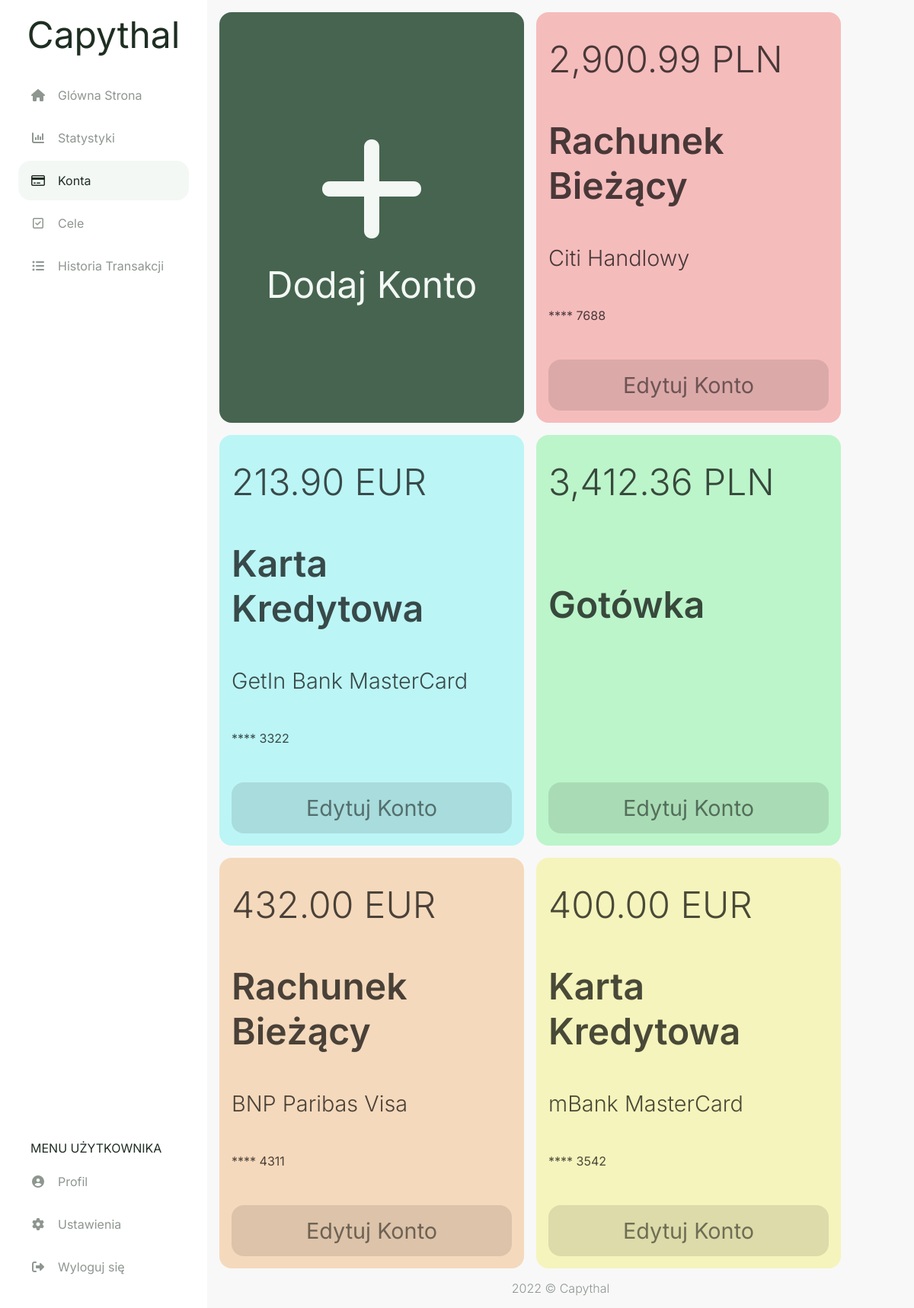
Page /accounts (signed in) on the committed database.
### capythal/models.py (models this page shows, shortened)
class account(db.Model):
    id = db.Column(db.Integer, primary_key=True)
    user_id = db.Column(db.Integer, db.ForeignKey('user.id'), nullable=False)
    currency_id = db.Column(db.Integer, db.ForeignKey('currency.id'), nullable=False)
    card_id = db.Column(db.Integer, db.ForeignKey('card.id'))
    acc_type_id = db.Column(db.Integer, db.ForeignKey('acc_type.id'), nullable=False)
    style_id = db.Column(db.Integer, db.ForeignKey('style.id'), nullable=False)
    amount = db.Column(db.Float(20,2), default = 0)
    card_number = db.Column(db.String(4))
    fin_inst = db.Column(db.String(20))
    transaction = db.relationship("transaction", backref="account", lazy=True)
    settings = db.relationship("settings", back_populates="account", uselist=False)
    goal = db.relationship("goal", backref="account", lazy=True)

class currency(db.Model):
    id = db.Column(db.Integer, primary_key=True)
    name = db.Column(db.String(20), nullable=False)
    account = db.relationship("account", backref="currency", lazy=True)
    settings = db.relationship("settings", backref="currency", lazy=True)

class acc_type(db.Model):
    id = db.Column(db.Integer, primary_key=True)
    name = db.Column(db.String(20), nullable=False)
    account = db.relationship("account", backref="acc_type", lazy=True)

class card(db.Model):
    id = db.Column(db.Integer, primary_key=True)
    name = db.Column(db.String(20), nullable=False)
    account = db.relationship("account", backref="card", lazy=True)

### capythal/routes.py (the view, shortened to what this page needs)
@app.route('/accounts', methods=['GET', 'POST'])
@login_required
def accounts():
    form_add = addAccForm()
    form_edit = editAccForm()
    accounts = db.session.query(account,currency,card,acc_type,style).join(currency).join(card).join(acc_type).join(style).filter(account.user_id == current_user.id)
    if form_edit.deleteAcc.data and form_edit.validate():
        db.session.execute(
            delete(account)
            .where((account.id == form_edit.account_id.data) & (account.user_id == current_user.id)))
        db.session.commit()
        return redirect(url_for('accounts'))
    return render_template("accounts.html", accounts = accounts, form_add = form_add, form_edit = form_edit)

### capythal/models.py (called while the page is built)
@login_manager.user_loader
def load_user(user_id):
    return user.query.get(int(user_id))

### capythal/routes.py (called while the page is built)
@app.template_filter()
def currencyFormat(value):
    value = float(value)
    return "{:,.2f}".format(value)

### capythal/templates/accounts.html (shortened to what this page needs)
{% extends "layout.html" %}
{% set active_page = "accounts" %}
{% block head %}
  {{ super() }}
  <link rel="stylesheet" href="{{ url_for('static', filename='css/accounts.css') }}">
  <link rel="stylesheet" href="{{ url_for('static', filename='css/modals/account-modal.css') }}">
{% endblock %}
{% block content %}
<div class="accounts-flexbox">
  <a href="#modal-add" class="account-add bg-main-btn fc-main-btn">
    <span class="account-plus-sign fa fa-plus"></span>
    <span class="fs-1">Dodaj Konto</span>
  </a>
  {% for account,currency,card,acc_type,style in accounts %}
    <div class="account-info style-{{ style.name }}">
      <span class="fs-1 fw-light">{{ account.amount | currencyFormat }} {{ currency.name }}</span>
      <span class="fs-1 fw-semibold">{{ acc_type.name }}</span>
      <span class="fs-2 fw-light">
        {% if account.fin_inst %}{{ account.fin_inst }}{% endif %} {% if card.name %}{{ card.name }}{% endif %}
      </span>
      {% if account.card_number %}
      <span class="fs-4">**** {{ account.card_number }}</span>
      {% endif %}
      <a href="#modal{{ account.id }}" class="account-edit" value=1>
        <span class="fs-2">Edytuj Konto</span>
      </a>
    </div>
  {% endfor %}
</div>
{% endblock %}

### capythal/static/css/style.css (style rules this page uses)
html, body { padding: 0; margin: 0; }
html { height: 100%; font-family: 'Inter', sans-serif; width: 100%; }
body { background-color: #F8F8F8; color: #1F2E23; min-height: 100vh; display: flex; flex-direction: column; }
* { box-sizing: border-box; }
a { color: #1F2E23; cursor: pointer; text-decoration: none; }
.bg-main-btn { background-color: #46644F; }
.style-red { color: hsl(0, 18%, 33%); background-color: hsl(0, 75%, 85%); }
.style-orange { color: hsl(30, 18%, 33%); background-color: hsl(30, 75%, 85%); }
.style-yellow { color: hsl(58, 18%, 33%); background-color: hsl(58, 75%, 85%); }
.style-green { color: hsl(135, 18%, 33%); background-color: hsl(135, 75%, 85%); }
.style-cyan { color: hsl(180, 18%, 33%); background-color: hsl(180, 75%, 85%); }
.fc-main-btn { color: #F3F8F5; }
.fw-light { font-weight: 300 !important; }
.fw-semibold { font-weight: 600 !important; }
.fs-1 { font-size: 2rem; }
.fs-2 { font-size: 1.5rem; }
.fs-4 { font-size: 0.8rem; }
@media (min-width: 500px) { .fs-1 { font-size: 3rem; } }
@media (min-width: 500px) { .fs-2 { font-size: 2rem; } }
@media (min-width: 500px) { .fs-4 { font-size: 1.2rem ; } }
@media (min-width: 800px) { .fs-1 { font-size: 3rem; } }
@media (min-width: 800px) { .fs-2 { font-size: 1.8rem; } }
@media (min-width: 800px) { .fs-4 { font-size: 1rem; } }

### capythal/static/css/accounts.css (style rules this page uses)
.accounts-flexbox { padding: 1rem; display: flex; gap: 1rem; flex-wrap: wrap; }
.account-add, .account-info { flex: 1 0 100%; border-radius: 1rem; display: flex; flex-direction: column; }
.account-add { padding: 3.5rem; justify-content: center; align-items: center; gap: 1rem; }
.account-plus-sign { font-size: 10rem; }
.account-info { padding: 2rem 1rem 1rem; justify-content: space-between; gap: 3rem; color: rgba(0, 0, 0, 0.7); word-wrap: break-word; }
.account-edit { padding: 1rem; border-radius: 1rem; color: rgba(0, 0, 0, 0.5); background-color: rgba(0, 0, 0, 0.1); }
.account-edit > span { display: flex; justify-content: center; }
@media (min-width: 1100px) { .account-add, .account-info { max-width: 25rem; } }

### rows in the picture
account: amount "2,900.99", name "PLN", name "Rachunek Bieżący", fin_inst "Citi Handlowy", card_number "7688"
account: amount "213.90", name "EUR", name "Karta Kredytowa", fin_inst "GetIn Bank", name "MasterCard", card_number "3322"
account: amount "3,412.36", name "PLN", name "Gotówka"
account: amount "432.00", name "EUR", name "Rachunek Bieżący", fin_inst "BNP Paribas", name "Visa", card_number "4311"
account: amount "400.00", name "EUR", name "Karta Kredytowa", fin_inst "mBank", name "MasterCard", card_number "3542"
